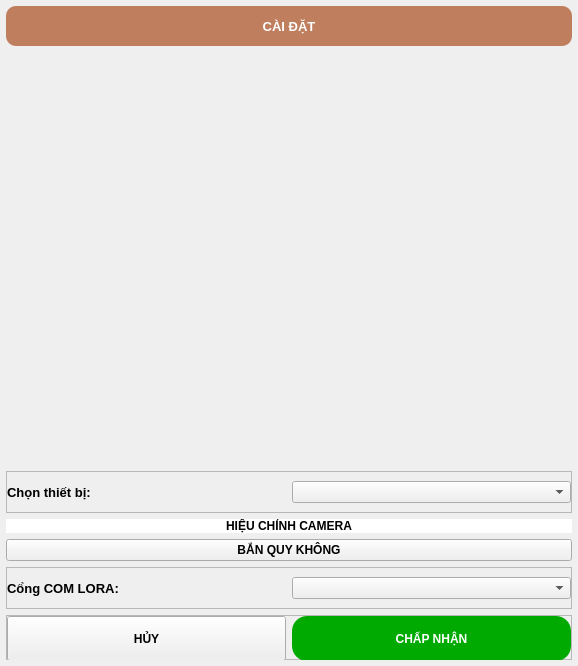
<?xml version="1.0" encoding="UTF-8"?>
<ui version="4.0">
 <class>Form</class>
 <widget class="QWidget" name="Form">
  <property name="geometry">
   <rect>
    <x>0</x>
    <y>0</y>
    <width>578</width>
    <height>666</height>
   </rect>
  </property>
  <property name="windowTitle">
   <string>Form</string>
  </property>
  <layout class="QVBoxLayout" name="verticalLayout">
   <property name="spacing">
    <number>6</number>
   </property>
   <property name="leftMargin">
    <number>6</number>
   </property>
   <property name="topMargin">
    <number>6</number>
   </property>
   <property name="rightMargin">
    <number>6</number>
   </property>
   <property name="bottomMargin">
    <number>6</number>
   </property>
   <item>
    <widget class="QLabel" name="pedestal1_name_label">
     <property name="minimumSize">
      <size>
       <width>0</width>
       <height>40</height>
      </size>
     </property>
     <property name="maximumSize">
      <size>
       <width>16777215</width>
       <height>40</height>
      </size>
     </property>
     <property name="font">
      <font>
       <pointsize>10</pointsize>
       <bold>true</bold>
      </font>
     </property>
     <property name="styleSheet">
      <string notr="true">background-color: rgb(191, 127, 95);
color: rgb(255, 255, 255);
border-radius:10px;</string>
     </property>
     <property name="text">
      <string>CÀI ĐẶT</string>
     </property>
     <property name="alignment">
      <set>Qt::AlignCenter</set>
     </property>
    </widget>
   </item>
   <item>
    <widget class="MonkezUSBCamera" name="monkezusbcamera" native="true"/>
   </item>
   <item>
    <widget class="QFrame" name="frame">
     <property name="minimumSize">
      <size>
       <width>0</width>
       <height>42</height>
      </size>
     </property>
     <property name="maximumSize">
      <size>
       <width>16777215</width>
       <height>42</height>
      </size>
     </property>
     <property name="frameShape">
      <enum>QFrame::StyledPanel</enum>
     </property>
     <property name="frameShadow">
      <enum>QFrame::Raised</enum>
     </property>
     <layout class="QHBoxLayout" name="horizontalLayout">
      <property name="leftMargin">
       <number>0</number>
      </property>
      <property name="topMargin">
       <number>0</number>
      </property>
      <property name="rightMargin">
       <number>0</number>
      </property>
      <property name="bottomMargin">
       <number>0</number>
      </property>
      <item>
       <widget class="QLabel" name="label">
        <property name="maximumSize">
         <size>
          <width>16777215</width>
          <height>40</height>
         </size>
        </property>
        <property name="font">
         <font>
          <pointsize>10</pointsize>
          <bold>true</bold>
         </font>
        </property>
        <property name="text">
         <string>Chọn thiết bị:</string>
        </property>
       </widget>
      </item>
      <item>
       <widget class="MonkezComboBox" name="client_combo"/>
      </item>
     </layout>
    </widget>
   </item>
   <item>
    <widget class="MonkezButton" name="adjust_btn">
     <property name="font">
      <font>
       <bold>true</bold>
      </font>
     </property>
     <property name="styleSheet">
      <string notr="true">QPushButton {
    border-radius: 15px;
    background-color: rgba(255, 255, 255, 255);
    color: #000000;
    border: none;
}</string>
     </property>
     <property name="text">
      <string>HIỆU CHỈNH CAMERA</string>
     </property>
     <property name="isChecked" stdset="0">
      <bool>false</bool>
     </property>
     <property name="filledButton" stdset="0">
      <bool>true</bool>
     </property>
     <property name="outlinedButton" stdset="0">
      <bool>false</bool>
     </property>
     <property name="DeactiveColor" stdset="0">
      <color>
       <red>255</red>
       <green>255</green>
       <blue>255</blue>
      </color>
     </property>
     <property name="textColor" stdset="0">
      <color>
       <red>0</red>
       <green>0</green>
       <blue>0</blue>
      </color>
     </property>
     <property name="hoverTextColor" stdset="0">
      <color>
       <red>68</red>
       <green>68</green>
       <blue>68</blue>
      </color>
     </property>
    </widget>
   </item>
   <item>
    <widget class="MonkezButton" name="Q0_btn">
     <property name="font">
      <font>
       <bold>true</bold>
      </font>
     </property>
     <property name="text">
      <string>BẮN QUY KHÔNG</string>
     </property>
     <property name="filledButton" stdset="0">
      <bool>true</bool>
     </property>
     <property name="outlinedButton" stdset="0">
      <bool>false</bool>
     </property>
     <property name="DeactiveColor" stdset="0">
      <color>
       <red>255</red>
       <green>255</green>
       <blue>255</blue>
      </color>
     </property>
     <property name="textColor" stdset="0">
      <color>
       <red>0</red>
       <green>0</green>
       <blue>0</blue>
      </color>
     </property>
     <property name="hoverTextColor" stdset="0">
      <color>
       <red>68</red>
       <green>68</green>
       <blue>68</blue>
      </color>
     </property>
    </widget>
   </item>
   <item>
    <widget class="QFrame" name="frame_3">
     <property name="minimumSize">
      <size>
       <width>0</width>
       <height>42</height>
      </size>
     </property>
     <property name="maximumSize">
      <size>
       <width>16777215</width>
       <height>42</height>
      </size>
     </property>
     <property name="frameShape">
      <enum>QFrame::StyledPanel</enum>
     </property>
     <property name="frameShadow">
      <enum>QFrame::Raised</enum>
     </property>
     <layout class="QHBoxLayout" name="horizontalLayout_3">
      <property name="leftMargin">
       <number>0</number>
      </property>
      <property name="topMargin">
       <number>0</number>
      </property>
      <property name="rightMargin">
       <number>0</number>
      </property>
      <property name="bottomMargin">
       <number>0</number>
      </property>
      <item>
       <widget class="QLabel" name="label_2">
        <property name="maximumSize">
         <size>
          <width>16777215</width>
          <height>40</height>
         </size>
        </property>
        <property name="font">
         <font>
          <pointsize>10</pointsize>
          <bold>true</bold>
         </font>
        </property>
        <property name="text">
         <string>Cổng COM LORA:</string>
        </property>
       </widget>
      </item>
      <item>
       <widget class="MonkezComboBox" name="comport_combo"/>
      </item>
     </layout>
    </widget>
   </item>
   <item>
    <widget class="QFrame" name="frame_2">
     <property name="minimumSize">
      <size>
       <width>0</width>
       <height>45</height>
      </size>
     </property>
     <property name="maximumSize">
      <size>
       <width>16777215</width>
       <height>45</height>
      </size>
     </property>
     <property name="frameShape">
      <enum>QFrame::StyledPanel</enum>
     </property>
     <property name="frameShadow">
      <enum>QFrame::Raised</enum>
     </property>
     <layout class="QHBoxLayout" name="horizontalLayout_2">
      <property name="leftMargin">
       <number>0</number>
      </property>
      <property name="topMargin">
       <number>0</number>
      </property>
      <property name="rightMargin">
       <number>0</number>
      </property>
      <property name="bottomMargin">
       <number>0</number>
      </property>
      <item>
       <widget class="MonkezButton" name="cancel_btn">
        <property name="minimumSize">
         <size>
          <width>130</width>
          <height>45</height>
         </size>
        </property>
        <property name="maximumSize">
         <size>
          <width>16777215</width>
          <height>45</height>
         </size>
        </property>
        <property name="font">
         <font>
          <bold>true</bold>
         </font>
        </property>
        <property name="text">
         <string>HỦY</string>
        </property>
        <property name="filledButton" stdset="0">
         <bool>true</bool>
        </property>
        <property name="outlinedButton" stdset="0">
         <bool>false</bool>
        </property>
        <property name="DeactiveColor" stdset="0">
         <color>
          <red>170</red>
          <green>0</green>
          <blue>0</blue>
         </color>
        </property>
        <property name="textColor" stdset="0">
         <color>
          <red>255</red>
          <green>255</green>
          <blue>255</blue>
         </color>
        </property>
        <property name="hoverTextColor" stdset="0">
         <color>
          <red>183</red>
          <green>183</green>
          <blue>183</blue>
         </color>
        </property>
       </widget>
      </item>
      <item>
       <widget class="MonkezButton" name="confirm_btn">
        <property name="minimumSize">
         <size>
          <width>130</width>
          <height>45</height>
         </size>
        </property>
        <property name="maximumSize">
         <size>
          <width>16777215</width>
          <height>45</height>
         </size>
        </property>
        <property name="font">
         <font>
          <bold>true</bold>
         </font>
        </property>
        <property name="styleSheet">
         <string notr="true">QPushButton {
    border-radius: 15px;
    background-color: rgba(0, 170, 0, 255);
    color: #ffffff;
    border: none;
}</string>
        </property>
        <property name="text">
         <string>CHẤP NHẬN</string>
        </property>
        <property name="filledButton" stdset="0">
         <bool>true</bool>
        </property>
        <property name="outlinedButton" stdset="0">
         <bool>false</bool>
        </property>
        <property name="DeactiveColor" stdset="0">
         <color>
          <red>0</red>
          <green>170</green>
          <blue>0</blue>
         </color>
        </property>
        <property name="textColor" stdset="0">
         <color>
          <red>255</red>
          <green>255</green>
          <blue>255</blue>
         </color>
        </property>
        <property name="hoverTextColor" stdset="0">
         <color>
          <red>183</red>
          <green>183</green>
          <blue>183</blue>
         </color>
        </property>
       </widget>
      </item>
     </layout>
    </widget>
   </item>
  </layout>
 </widget>
 <customwidgets>
  <customwidget>
   <class>MonkezButton</class>
   <extends>QPushButton</extends>
   <header>monkez_button</header>
  </customwidget>
  <customwidget>
   <class>MonkezComboBox</class>
   <extends>QComboBox</extends>
   <header>monkez_combobox</header>
  </customwidget>
  <customwidget>
   <class>MonkezImage</class>
   <extends>QWidget</extends>
   <header>monkez_image</header>
  </customwidget>
  <customwidget>
   <class>MonkezUSBCamera</class>
   <extends>MonkezImage</extends>
   <header>monkez_usb_camera</header>
  </customwidget>
 </customwidgets>
 <resources/>
 <connections/>
</ui>
